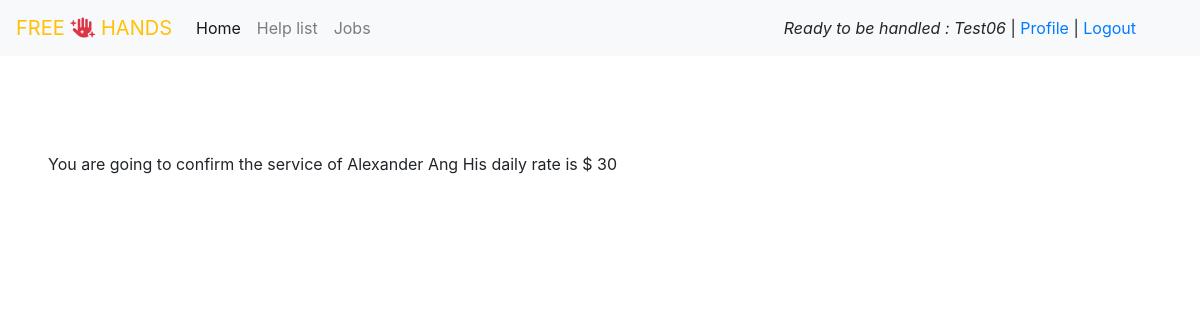
Page /booking/5/ (signed in) on the committed database.
### accounts/models.py (models this page shows)
class MyUser(AbstractUser):
    pass

### hands/models.py (models this page shows, shortened)
class Hands_info (models.Model):
    user = models.ForeignKey(
        MyUser, on_delete=models.CASCADE,
        null= False,
        blank = False
        )
    name = models.CharField(
        max_length = 64,
        blank = False,
        )
    description = models.TextField(
        max_length = 256,
        blank = False,
        )
    contact = models.IntegerField (
        blank = False,
        )
    rate_per_day = models.IntegerField(
        blank = False,
        default = 20
        )
    SKILLS = [
        ('Tutoring', 'Tutoring'),
        ('Gardening', 'Gardening'),
        ('Cleaning', 'Cleaning'),
        ('Delivery', 'Delivery'),
        ('Tele-calling','Tele-calling'),
        ('Others','Others'),
        ]
    skills = models.CharField(
        max_length = 16,
        choices = SKILLS,
        default = 'Others')
    portrait = models.ImageField(
        null=True,
        default = 'images/default_pic.png',
        upload_to='images/',
        )

### booking/views.py (the view, shortened to what this page needs)
# urls.py: path('<id>/', booking, name='booking'),
def booking(request, id):
    selected_profile = get_object_or_404(Hands_info, pk=id)
    amount = selected_profile.rate_per_day * 100
    if request.method == 'GET':
        key = settings.STRIPE_PUBLISHABLE_KEY #1
        return render(request, 'booking.html', {
            'key' : key,
            'amount' : amount,
            'data' : selected_profile,
        })

### booking/templates/booking.html (shortened to what this page needs)
{% extends 'base.html' %}
{% block content %}
<section class='mt-5 p-5'>
    You are going to confirm the service of {{data.name}}
    His daily rate is $ {{data.rate_per_day}}
</section>
{% endblock %}

### templates/base.html (shortened to what this page needs)
{% load static %}
<!doctype html>
<html lang="en">
<head>
  <link rel="stylesheet" href="https://stackpath.bootstrapcdn.com/bootstrap/4.4.1/css/bootstrap.min.css">
  <link rel="stylesheet" href="{% static 'style.css' %}" type="text/css" />
</head>
<body>
  <nav class="navbar navbar-expand-lg navbar-light bg-light">
    <a class="navbar-brand" href="{% url 'index' %}"><span class='text-warning'>FREE
    <i class="fas fa-hand-sparkles text-danger"></i>
    HANDS</span></a>
    <div class="collapse navbar-collapse" id="navbarSupportedContent">
      <ul class="navbar-nav mr-auto">
        <li class="nav-item active">
          <a class="nav-link" href="{% url 'index' %}">Home <span class="sr-only">(current)</span></a>
        </li>
        <li class="nav-item">
          <a class="nav-link" href="{% url 'help_list' %}">Help list</a>
        </li>
        <li class="nav-item">
          <a class="nav-link" href="{% url 'job_listing' %}">Jobs</a>
        </li>
      </ul>
      <div class='pr-5'>
        {% if user.is_authenticated %}
        <i>Ready to be handled : {{request.user.username|capfirst}}</i> |
        <a href="{% url 'profile' %}"> Profile</a> |
        <a href="{% url 'logout' %}"> Logout</a>
        {% endif %}
      </div>
    </div>
  </nav>
  {% block content %}{% endblock %}
</body>
</html>

### rows in the picture
MyUser: user.username "Test06"
Hands_info: name "Alexander Ang", rate_per_day "30"
